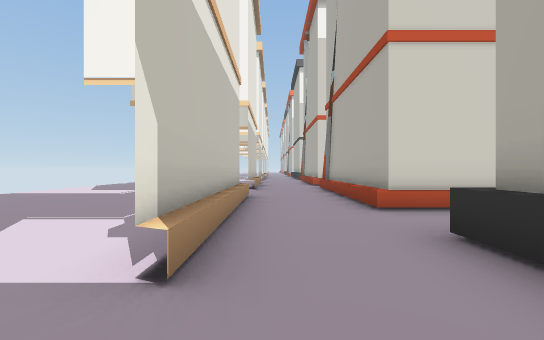
view 1 (above)

24 first-person views from a walk through a scene from a Unity 3-D project. The camera is 1.3 m above the floor, looks level and sees 90° across. The floor is counted in squares, 2 m on a side. Each view is taken from the middle of a square. On the plan, view 1 faces up. The plan holds only what a view shows up to about 9 squares ahead; the rest is blank. The place goes on beyond the plan. Some surface patterns are stand-ins.

view 2
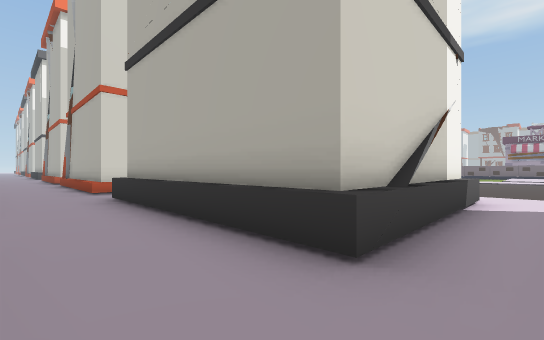

view 3
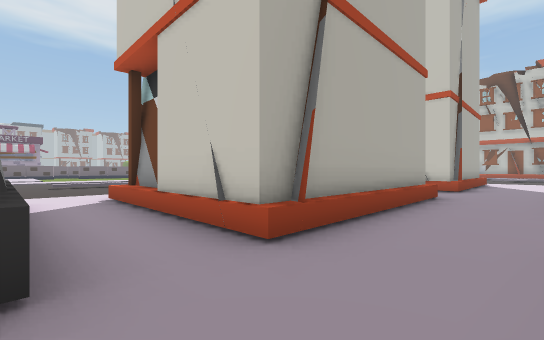

view 4
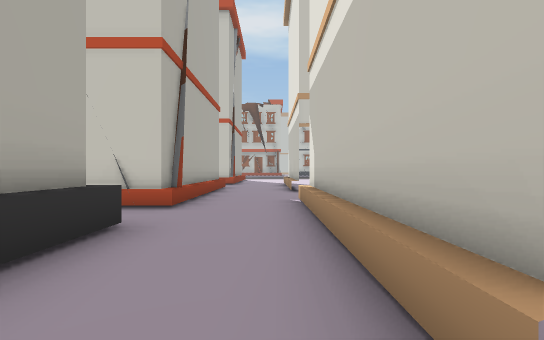

view 5
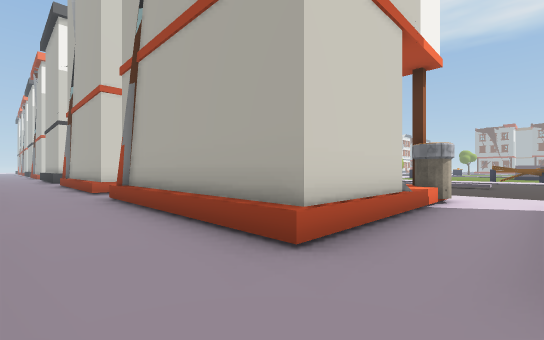

view 6
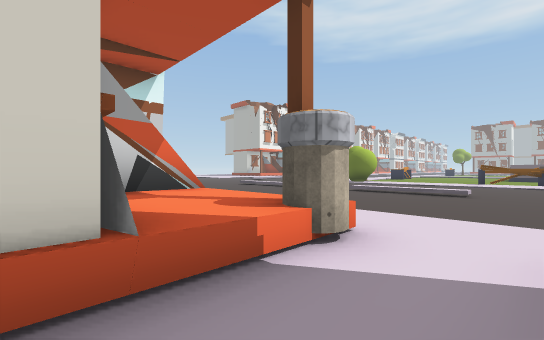

view 7
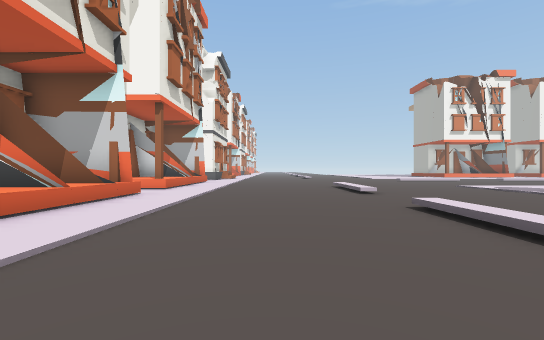

view 8
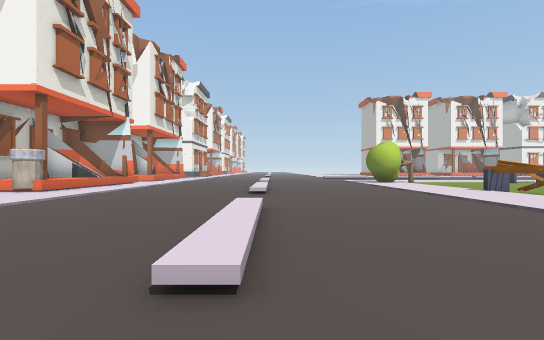

view 9
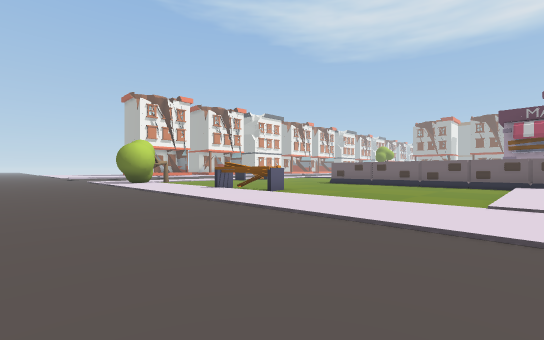

view 10
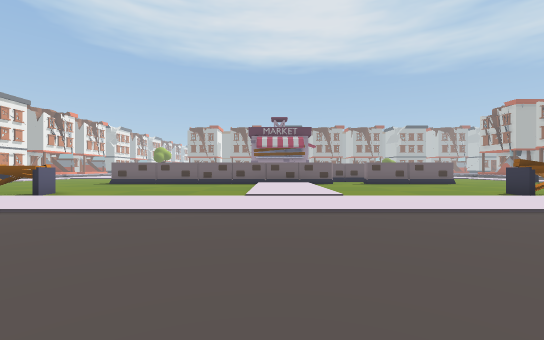

view 11
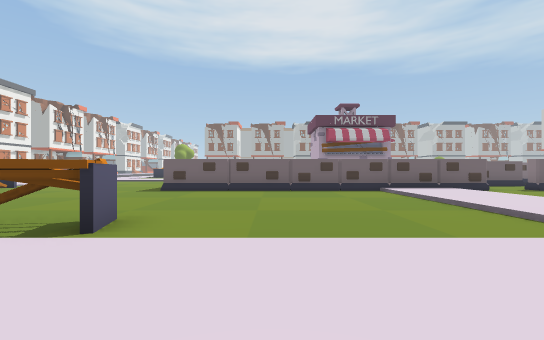

view 12
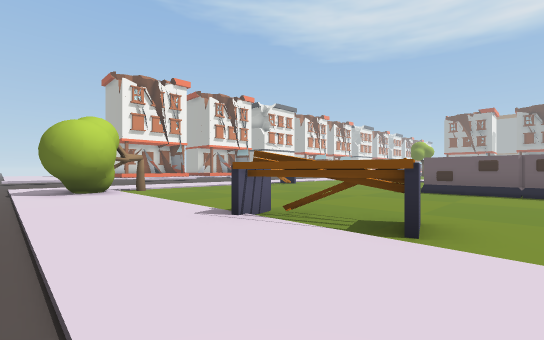

view 13
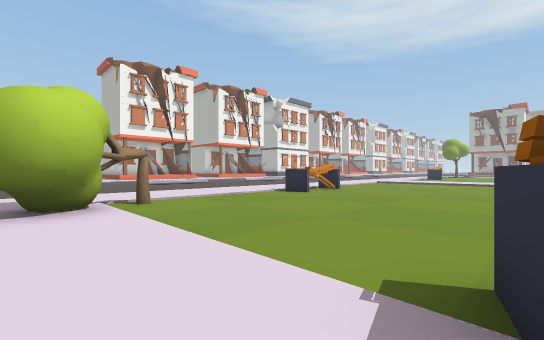

view 14
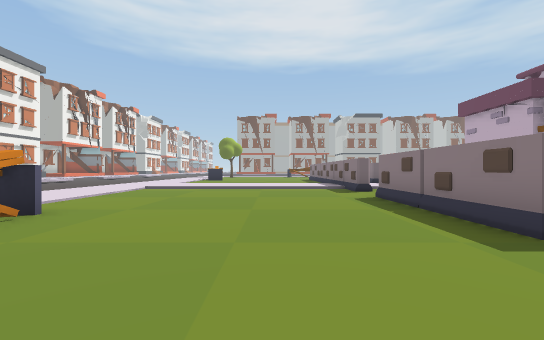

view 15
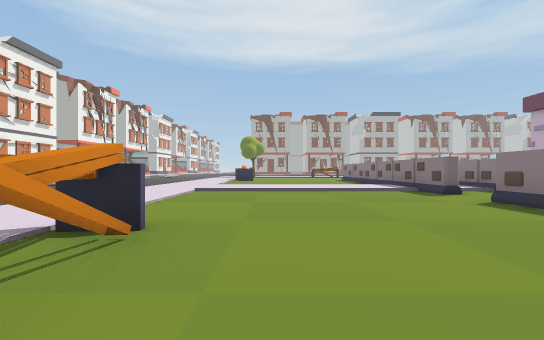

view 16
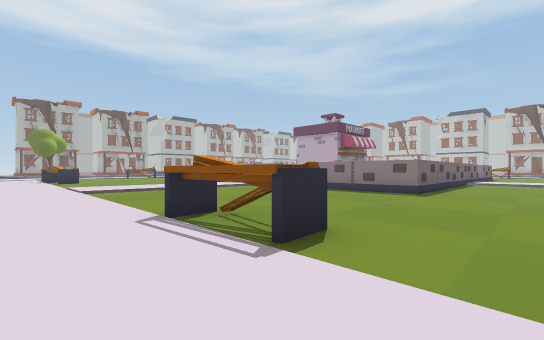

view 17
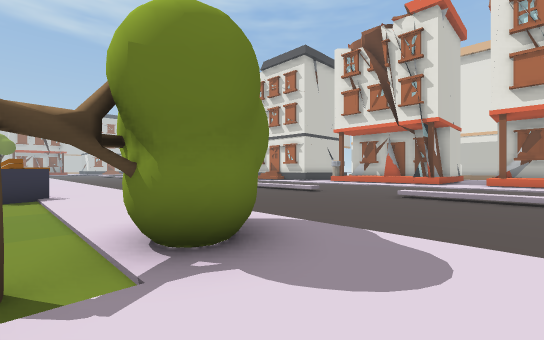

view 18
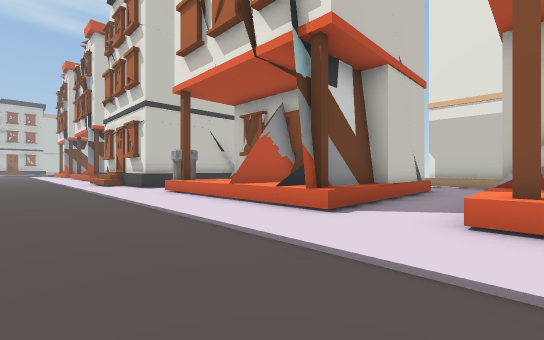

view 19
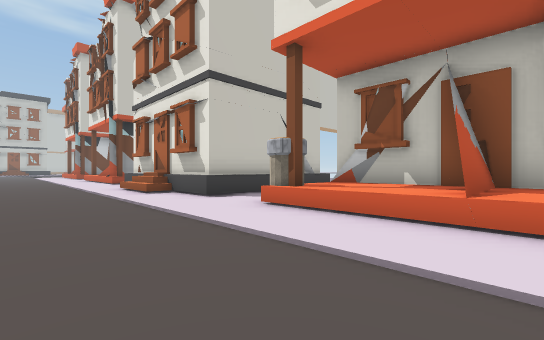

view 20
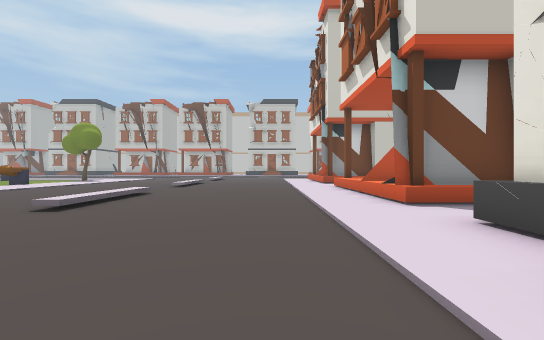

view 21
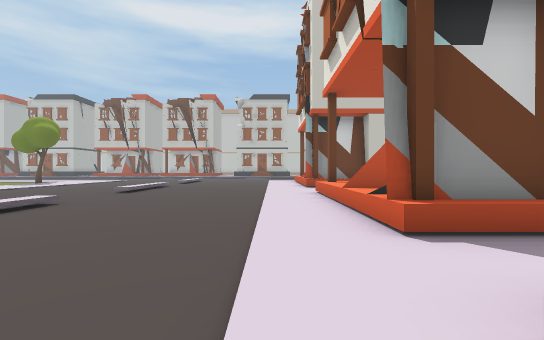

view 22
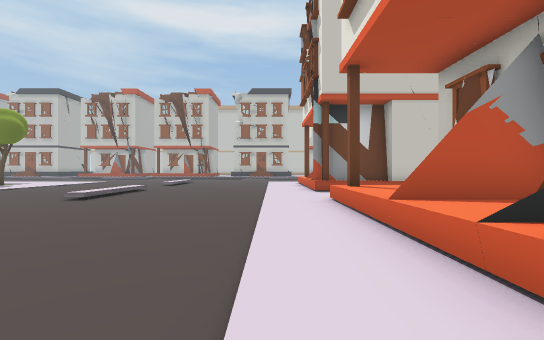

view 23
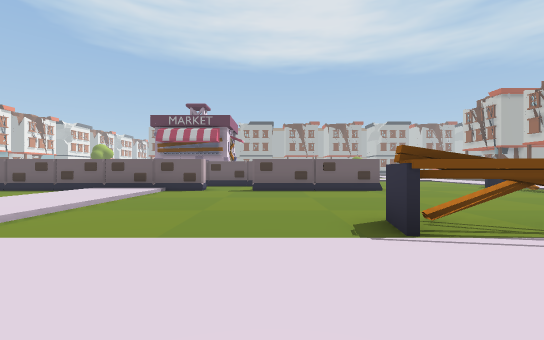

view 24
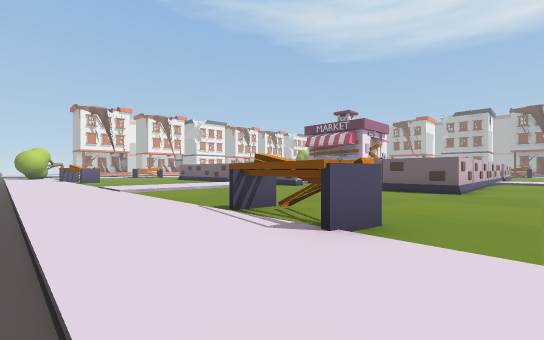

### Floor plan
Key: @ floor where view 1 was taken; # wall or solid block; . floor; / step, stairs or slope; ^ raised ledge; B bench.
Columns run from 7 left of view 1 to 34 right of it. Each row starts with its distance up from view 1.
 13        ..#     ... .......................
 12        ..###^^............................
 11       #..................###....BBB......
 10       #..................##..............
  9 ...    ..####^...........................
  8 ....  ...###^^...........................
  7 ....  ...###^^...........................
  6  .... #..# #^^...........................
  5   ....#..###^^.............B.............
  4    ...#....................B.....####..##
  3     ..#....................B.....#    ...
  2      .#..#####...................#      #
  1       ...#   #/..................#
  0        @.#   #/..................#
 -1       #..#   #/..................#
 -2       #..#   #...................#
 -3       #..^###^...................#
 -4       #..........................#
 -5       #..#####...................#
 -6       ...#   ^....................
 -7       ...#  ^^....................
 -8       ...#   ^...................#
 -9       #..#   ^...................#
-10        ..^  ^^.............B.....#
-11        ...    .............B.....###
-12        ...    .......................
-13        ..####^....... ...............

Positions as (right, up) in squares from view 1, and headings:
1: (0, 0), facing up
2: (0, -4), facing up-right
3: (0, -3), facing down-right
4: (0, 0), facing down
5: (0, 3), facing up-right
6: (4, 3), facing up-right
7: (10, 3), facing up
8: (13, -3), facing up
9: (14, -3), facing up-right
10: (13, -3), facing right
11: (17, 1), facing right
12: (17, 2), facing up-right
13: (18, 5), facing up-right
14: (23, 7), facing right
15: (24, 9), facing right
16: (23, 13), facing down-right
17: (20, 13), facing down-left
18: (10, 12), facing down-left
19: (10, 8), facing down-left
20: (9, 0), facing down
21: (8, -2), facing down
22: (8, -4), facing down
23: (17, -8), facing right
24: (17, -13), facing up-right
